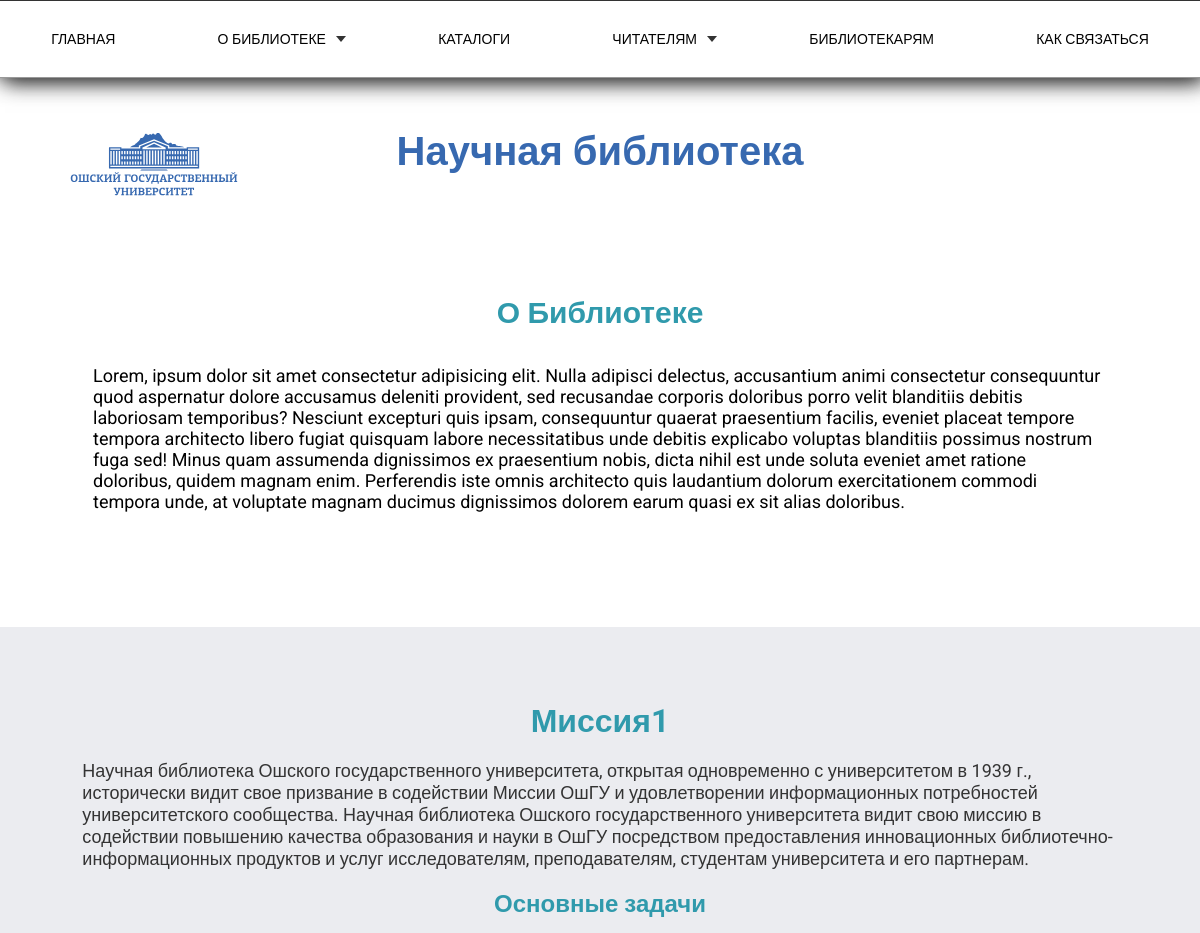
The app's page /about (upper part), older data.
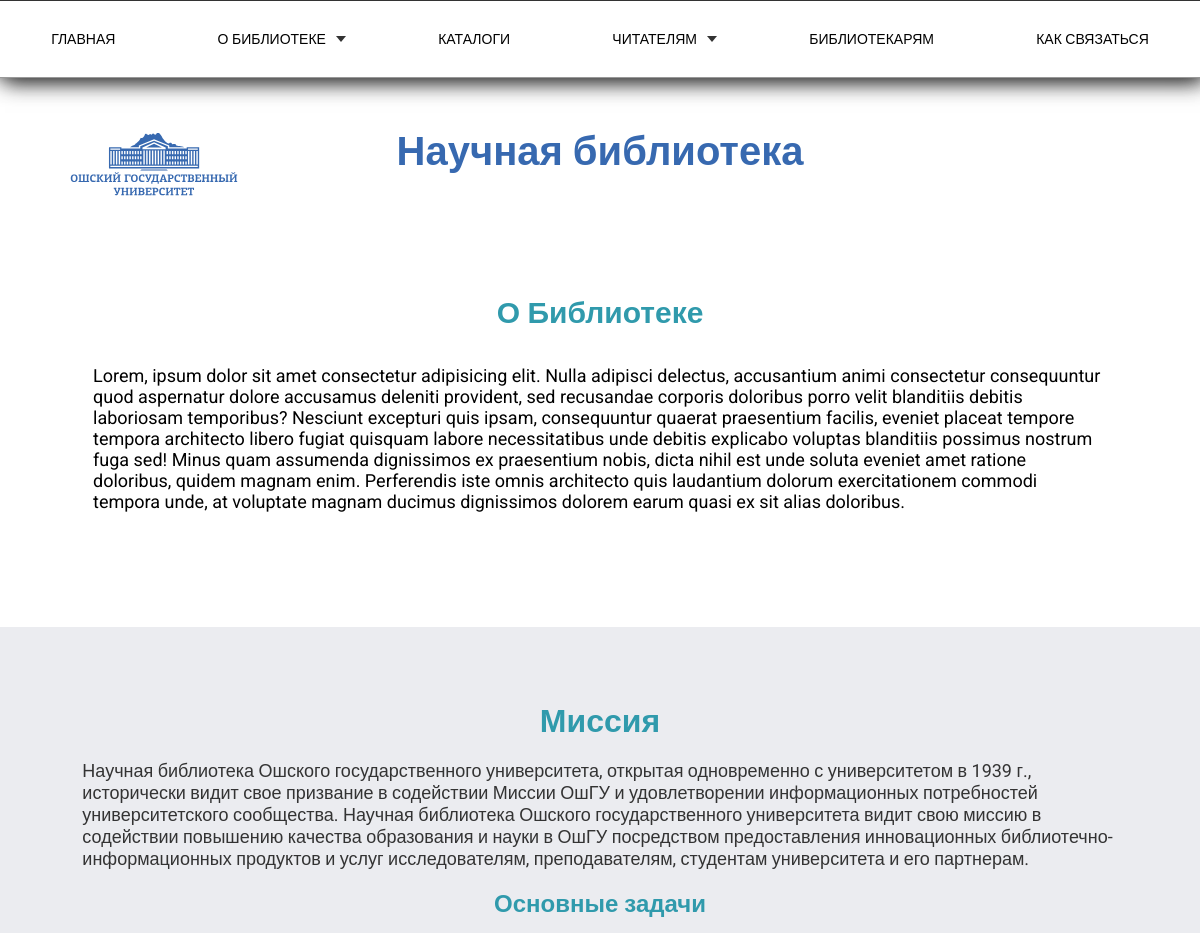
The same page, newer data.
### home/models.py (models this page shows, shortened)
class Library(models.Model):
    l_title = models.CharField(max_length=200, blank=True, null=True, verbose_name='Заголовок о библиотеке')
    l_body = models.TextField(blank=True, null=True, verbose_name='Текст о библиотеке')
    m_title = models.CharField(max_length=200, blank=True, null=True, verbose_name='Заголовок миссия')
    m_body = models.TextField(blank=True, null=True, verbose_name='Текст миссия')
    os_title = models.CharField(max_length=200, blank=True, null=True, verbose_name='Заголовок основные зад')
    os_body = models.TextField(blank=True, null=True, verbose_name='Текст основные зад')
    history_title = models.CharField(max_length=200, blank=True, null=True, verbose_name='Заголовок история')
    history_body = models.TextField(blank=True, null=True, verbose_name='Текст история')
    history_image = models.ImageField(blank=True, null=True, verbose_name='Картинки история')
    class Meta:
        verbose_name = 'О Библиотеке'
        verbose_name_plural = 'О Библиотеке'

### home/views.py (the view)
# urls.py: path('about', views.about, name='about'),
def about(request):
    library = Library.objects.filter(id=1)
    library2 = Library.objects.filter(id=2)
    library4 = Library.objects.filter(id=4)
    library5 = Library.objects.filter(id=5)
    context = {'library2': library2, 'library': library, 'library4': library4, 'library5': library5}
    return render(request, 'about.html', context)

### templates/about.html (shortened to what this page needs)
{% extends 'index.html' %}
{% load static %}
{% block content %}
{% include 'header.html' %}
<link rel="stylesheet" href="{% static 'css/secondStyle.css' %}">
{% for lib in library %}
	<div class="sec-container" id="about">
		<div class="about">
			<h1 class="about_title">{{lib.l_title}}</h1>
			<p class="about_text">{{lib.l_body}}</p>
		</div>
	</div>
<div class="bg" id="mission">
<div class="sec-container">
	<div class="mission">
		<h1 class="mission_title">{{lib.m_title}}</h1>
		<p>{{ lib.m_body }}</p>
		<h2 class="mission_title">{{ lib.os_title }}</h2>
	</div>
</div>
</div>
		{% endfor %}
{% endblock %}

Row changes from the older to the newer data that the page shows:
changed Library "О Библиотеке": m_title "Миссия1" → "Миссия"
